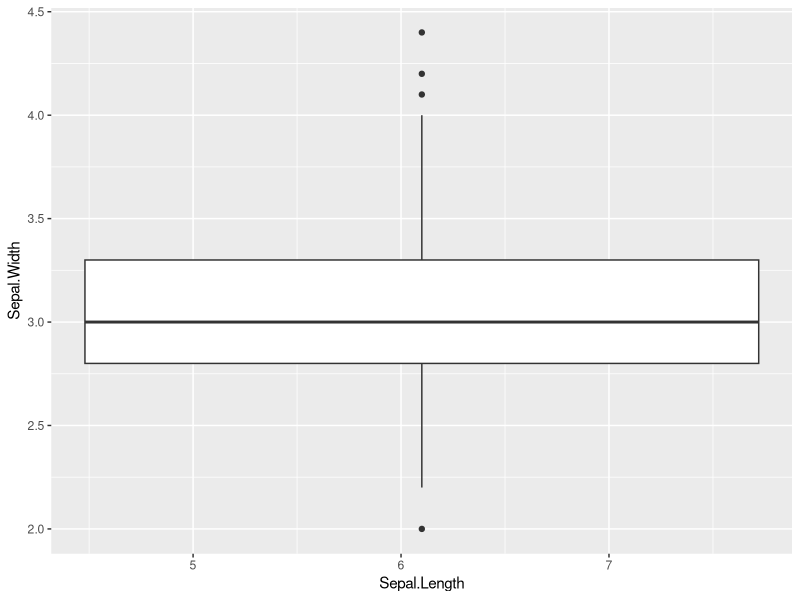

Recreate this plot in R.
# loaded data - kylie
iris_data <- data.frame(iris)

# data viz - maddie
library(ggplot2)
ggplot(iris_data, aes(x=Sepal.Length, y=Sepal.Width)) + geom_boxplot()

# labels - claire

# title - emma
